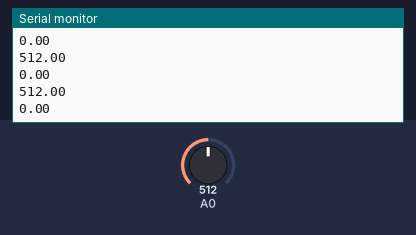
A sketch run on a simulated Arduino Uno, built with avr-gcc and run on an emulated ATmega328P. On the bench: the last lines printed to the serial monitor. The inputs (shaded band) are chosen by the test bench; at power-on: A0 = 512.

Above: at 1.2 s.
1.3 s: A0 set to 716
At 1.34 s:
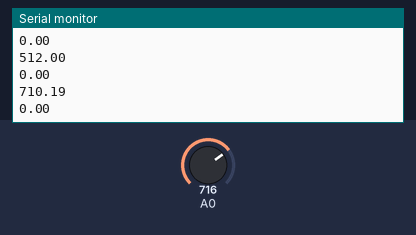
2.8 s: A0 set to 900
At 2.83 s:
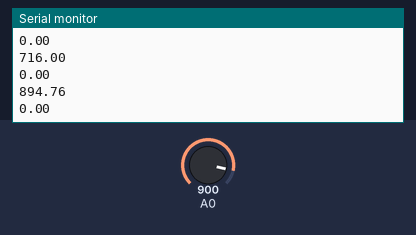
Timing chart, 0 to 5.8 s (numbered marks = the images above; inputs shaded):
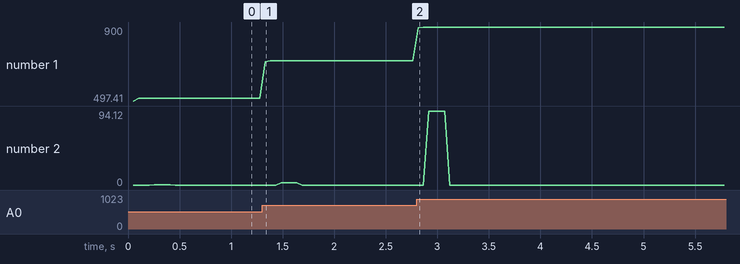

The sketch:

emg.ino
```cpp
#include <Kalman.h>

#include <Wire.h>

#define address 0x40
double measurement, filteredMeasurement;
Kalman myFilter(0.125,30,1023,0); //suggested initial values for high noise filtering

#define samplesize 4
float sampleemg[samplesize] = {0};

float changeemg = 0;

float changeemg2nd = 0;

float changeemg3rd = 0;

float peakemg = 0;

int xpeakval = 2;
int ypeakval = 2;
int zpeakval = 2;

int t = 0; //tracker
int flag = 0; //first sample set tracker
int peakflag = 0;
int thresholdMillis = 1800;

void setup()
{
  Wire.begin();
  Serial.begin(115200);
  delay(50);
}

void loop()
{
  myFilter.setParameters(0.125,30,1023);

  readEMG();
  if(flag == 1 && t == 0){
    firstorder(sampleemg, &changeemg);

    secondorder(sampleemg, &changeemg2nd);

    thirdorder(sampleemg, &changeemg3rd);
  }

  Serial.print(changeemg2nd);
  Serial.println("");

  t++;
  if(t == samplesize) t = 0;
  flag = 1;

  delay(50);
}

void readEMG(){
  /*set kalman params for EMG sensors*/
  //myFilter.setParameters(0.125,32,1023); //default values
  measurement = (double) analogRead(A0);
  filteredMeasurement = myFilter.getFilteredValue(measurement);
  Serial.print(filteredMeasurement);
  Serial.println(" ");
  sampleemg[t] = filteredMeasurement;
}

void firstorder(float* sample, float* change){
  int i;
  for(i = 0, *change = 0; i<samplesize-1; i++){
    *change +=  (sample[i+1] - sample[i]);
  }

    *change /= samplesize-1;
}

void secondorder(float* sample, float* change){
  int i;

  for(i = 0, *change = 0; i<samplesize-2; i++){
    *change += (int) (sample[i+2] - sample[i+1])-(sample[i+1] - sample[i]);
  }

  *change /= samplesize-2;
}

void thirdorder(float* sample, float* change){
  int i;

  for(i = 0, *change = 0; i<samplesize-3; i++){
    *change += (int) ((sample[i+3] - sample[i+2])-(sample[i+2] - sample[i+1])) - ((sample[i+2] - sample[i+1])-(sample[i+1] - sample[i]));
  }

  *change /= samplesize-3;
}
```

Measured:
- after the input at 1.3 s, the serial monitor: prints a new line at once (image 1)
- after the input at 2.8 s, the serial monitor: prints a new line at once (image 2)
- plotted number 1: 512 → 716 after the input at 1.3 s, 716 → 900 after the input at 2.8 s
